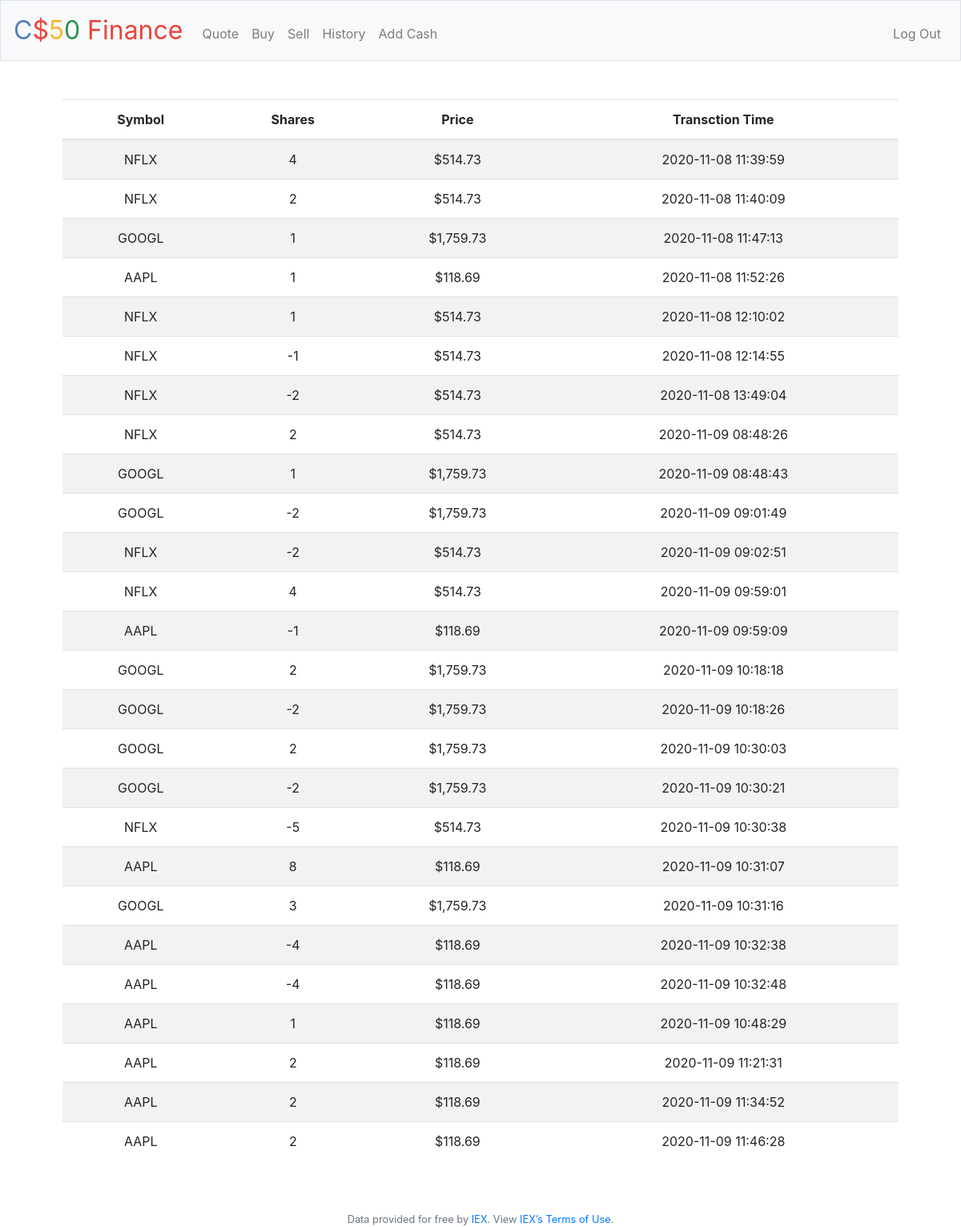
Screenshot of /history (signed in) with the database file from the repository.
### tables this page shows
CREATE TABLE shares (username TEXT NOT NULL, symbol TEXT NOT NULL, stocks INTEGER NOT NULL, 'price' NUMERIC NOT NULL , 'timestamp' datetime NOT NULL DEFAULT CURRENT_TIMESTAMP );

### application.py (the view)
@app.route("/history")
@login_required
def history():
    username = (db.execute("SELECT username FROM users WHERE id = ?", session["user_id"]))[0]["username"]
    symbols_dict = db.execute("SELECT symbol FROM shares WHERE username = ?", username)
    prices_dict = db.execute("SELECT price FROM shares WHERE username = ?", username)
    stocks_dict = db.execute("SELECT stocks FROM shares WHERE username = ?", username)
    timestamps_dict = db.execute("SELECT timestamp FROM shares WHERE username = ?", username)
    symbols = []
    prices = []
    stocks = []
    timestamps = []
    for i in range(len(symbols_dict)):
        symbols.append(symbols_dict[i]["symbol"])
        prices.append(prices_dict[i]["price"])
        stocks.append(stocks_dict[i]["stocks"])
        timestamps.append(timestamps_dict[i]["timestamp"])
    return render_template("history.html", length=len(symbols), symbols=symbols, prices=prices, shares=stocks, timestamps=timestamps)

### application.py (called while the page is built)
@app.after_request
def after_request(response):
    response.headers["Cache-Control"] = "no-cache, no-store, must-revalidate"
    response.headers["Expires"] = 0
    response.headers["Pragma"] = "no-cache"
    return response

### helpers.py (called while the page is built)
def login_required(f):
    @wraps(f)
    def decorated_function(*args, **kwargs):
        if session.get("user_id") is None:
            return redirect("/login")
        return f(*args, **kwargs)
    return decorated_function

def usd(value):
    return f"${value:,.2f}"

### templates/history.html (shortened to what this page needs)
{% extends "layout.html" %}
{% block main %}
    <table class="table table-striped">
        <thead>
            <tr>
                <th>Symbol</th>
                <th>Shares</th>
                <th>Price</th>
                <th>Transction Time</th>
            </tr>
        </thead>
        <tbody>
            {% for i in range(length) %}
                <tr>
                    <td>{{ symbols[i] }}</td>
                    <td>{{ shares[i] }}</td>
                    <td>{{ prices[i] | usd }}</td>
                    <td>{{ timestamps[i] }}</td>
                </tr>
            {% endfor %}
        </tbody>
    </table>
{% endblock %}

### templates/layout.html (shortened to what this page needs)
<!DOCTYPE html>
<html lang="en">
    <head>
        <link rel="stylesheet" href="https://cdn.jsdelivr.net/npm/bootstrap@4.5.3/dist/css/bootstrap.min.css">
        <link href="/static/styles.css" rel="stylesheet">
    </head>
    <body>
        <nav class="navbar navbar-expand-md navbar-light bg-light border">
            <a class="navbar-brand" href="/"><span class="blue">C</span><span class="red">$</span><span class="yellow">5</span><span class="green">0</span> <span class="red">Finance</span></a>
            <div class="collapse navbar-collapse" id="navbar">
                {% if session.user_id %}
                    <ul class="navbar-nav mr-auto mt-2">
                        <li class="nav-item"><a class="nav-link" href="/quote">Quote</a></li>
                        <li class="nav-item"><a class="nav-link" href="/buy">Buy</a></li>
                        <li class="nav-item"><a class="nav-link" href="/sell">Sell</a></li>
                        <li class="nav-item"><a class="nav-link" href="/history">History</a></li>
                        <li class="nav-item"><a class="nav-link" href="/addcash">Add Cash</a></li>
                    </ul>
                    <ul class="navbar-nav ml-auto mt-2">
                        <li class="nav-item"><a class="nav-link" href="/logout">Log Out</a></li>
                    </ul>
                {% else %}
                    <ul class="navbar-nav ml-auto mt-2">
                        <li class="nav-item"><a class="nav-link" href="/register">Register</a></li>
                        <li class="nav-item"><a class="nav-link" href="/login">Log In</a></li>
                    </ul>
                {% endif %}
            </div>
        </nav>
        <main class="container p-5">
            {% block main %}{% endblock %}
        </main>
        <footer class="small text-center text-muted">
            Data provided for free by <a href="https://iextrading.com/developer">IEX</a>. View <a href="https://iextrading.com/api-exhibit-a/">IEX’s Terms of Use</a>.
        </footer>
    </body>
</html>

### static/styles.css (style rules this page uses)
nav .navbar-brand { font-size: xx-large; }
nav .navbar-brand .blue { color: #537fbe; }
nav .navbar-brand .red { color: #ea433b; }
nav .navbar-brand .yellow { color: #f5b82e; }
nav .navbar-brand .green { color: #2e944b; }
main { overflow-x: auto; text-align: center; }

### rows the page displays
shares: symbol "NFLX", price "$514.73", timestamp "2020-11-08 11:39:59"
shares: symbol "NFLX", price "$514.73", timestamp "2020-11-08 11:40:09"
shares: symbol "GOOGL", price "$1,759.73", timestamp "2020-11-08 11:47:13"
shares: symbol "AAPL", price "$118.69", timestamp "2020-11-08 11:52:26"
shares: symbol "NFLX", price "$514.73", timestamp "2020-11-08 12:10:02"
shares: symbol "NFLX", price "$514.73", timestamp "2020-11-08 12:14:55"
shares: symbol "NFLX", price "$514.73", timestamp "2020-11-08 13:49:04"
shares: symbol "NFLX", price "$514.73", timestamp "2020-11-09 08:48:26"
shares: symbol "GOOGL", price "$1,759.73", timestamp "2020-11-09 08:48:43"
shares: symbol "GOOGL", price "$1,759.73", timestamp "2020-11-09 09:01:49"
shares: symbol "NFLX", price "$514.73", timestamp "2020-11-09 09:02:51"
shares: symbol "NFLX", price "$514.73", timestamp "2020-11-09 09:59:01"
shares: symbol "AAPL", price "$118.69", timestamp "2020-11-09 09:59:09"
shares: symbol "GOOGL", price "$1,759.73", timestamp "2020-11-09 10:18:18"
shares: symbol "GOOGL", price "$1,759.73", timestamp "2020-11-09 10:18:26"
shares: symbol "GOOGL", price "$1,759.73", timestamp "2020-11-09 10:30:03"
shares: symbol "GOOGL", price "$1,759.73", timestamp "2020-11-09 10:30:21"
shares: symbol "NFLX", price "$514.73", timestamp "2020-11-09 10:30:38"
shares: symbol "AAPL", price "$118.69", timestamp "2020-11-09 10:31:07"
shares: symbol "GOOGL", price "$1,759.73", timestamp "2020-11-09 10:31:16"
shares: symbol "AAPL", price "$118.69", timestamp "2020-11-09 10:32:38"
shares: symbol "AAPL", price "$118.69", timestamp "2020-11-09 10:32:48"
shares: symbol "AAPL", price "$118.69", timestamp "2020-11-09 10:48:29"
shares: symbol "AAPL", price "$118.69", timestamp "2020-11-09 11:21:31"
shares: symbol "AAPL", price "$118.69", timestamp "2020-11-09 11:34:52"
shares: symbol "AAPL", price "$118.69", timestamp "2020-11-09 11:46:28"

### other values shown
{{ shares[i] }} "4" "2" "1" "1" "1" "-1" "-2" "2" "1" "-2" "-2" "4" "-1" "2" "-2" "2" "-2" "-5" "8" "3" "-4" "-4" "1" "2" "2" "2"
